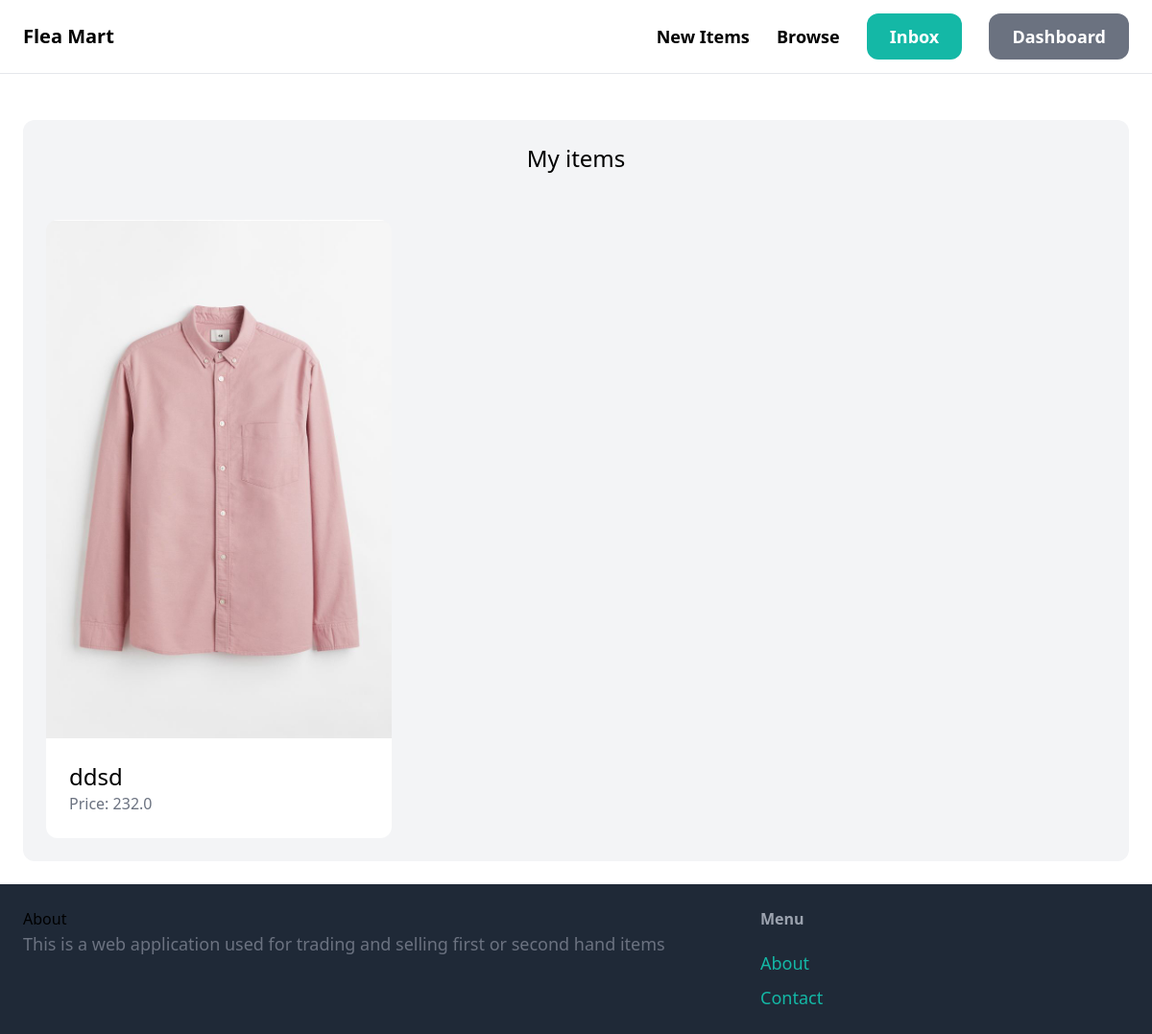
The app's page /dashboard/ (signed in) with its own data.
### item/models.py (models this page shows, shortened)
class Item(models.Model):
    category = models.ForeignKey(Category, related_name='item', on_delete=models.CASCADE)
    name = models.CharField(max_length=255)
    description = models.TextField(blank=True, null=True)
    price = models.FloatField()
    image = models.ImageField(upload_to='item_images', blank=True, null=True)
    is_sold = models.BooleanField(default=False)
    created_by = models.ForeignKey(User, related_name='item', on_delete=models.CASCADE)
    created_at = models.DateTimeField(auto_now_add=True)

### dashboard/views.py (the view)
# urls.py: path('', views.index, name='index'),
@login_required
def index(request):
    items = Item.objects.filter(created_by=request.user)
    return render(request, 'dashboard/index.html', {
        'items': items,
    })

### dashboard/templates/dashboard/index.html (shortened to what this page needs)
{% extends 'core/base.html' %}
{% block content %}
    <div class="mt-6 px-6 py-6 bg-gray-100 rounded-xl">
        <h2 class="mb-12 text-2xl text-center">My items</h2>
        <div class='grid grid-cols-3 gap-3'>
            {% for item in items %}
                <div>
                    <a href="{% url 'item:detail' item.id %}">
                        <div>
                            <img src="{{ item.image.url }}" class="rounded-t-xl">
                        </div>
                        <div class="p-6 bg-white rounded-b-xl">
                            <h2 class="text-2xl">{{ item.name }}</h2>
                            <p class="text-gray-500">Price: {{ item.price }}</p>
                        </div>
                    </a>
                </div>
            {% endfor %}
        </div>
    </div>
{% endblock %}

### records on screen
Item: image (picture), name "ddsd", price "232.0"
